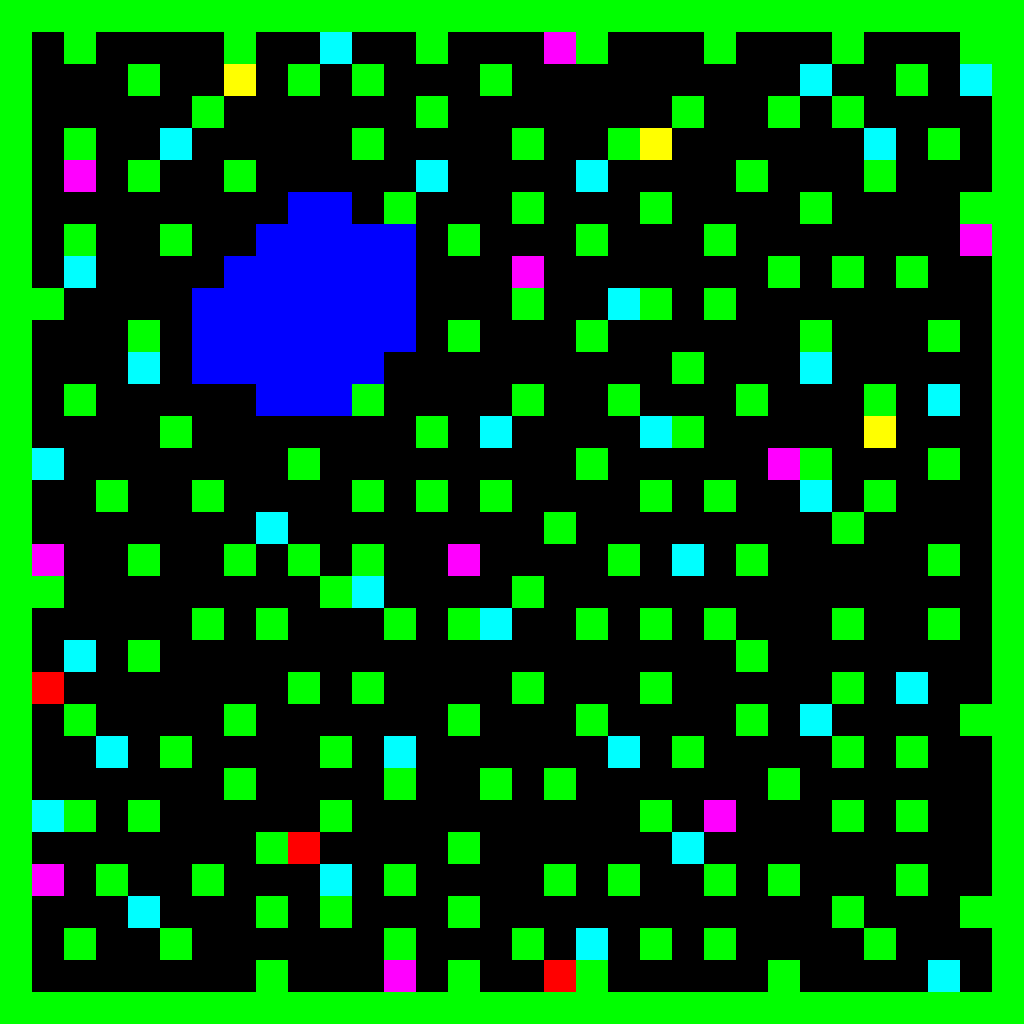

This is a level from a 2D game, rendered from its Tiled map with the project's own tilesets. A one-line summary and the map file follow, with tile-layer data summarised:
An orthogonal 32x32 tile map with 32x32 px tiles, 8 tile layers (grass, trees, bushes, rabbit holes, ...), 2 tilesets.

<map version="1.5" tiledversion="1.7.1" orientation="orthogonal" renderorder="right-down" width="32" height="32" tilewidth="32" tileheight="32" infinite="0" nextlayerid="12" nextobjectid="1">
 <tileset firstgid="1" name="sprits" tilewidth="32" tileheight="32" tilecount="12" columns="3">
  <image source="sprits.png" width="96" height="128" />
 </tileset>
 <tileset firstgid="13" name="colourMap" tilewidth="32" tileheight="32" tilecount="9" columns="3">
  <image source="colourMapTile.png" width="96" height="96" />
 </tileset>
 <layer id="1" name="grass" width="32" height="32">
  <data>[1024 cells, 1024 non-empty, 1 distinct tile ids]</data>
 </layer>
 <layer id="2" name="trees" width="32" height="32">
  <data>[1024 cells, 270 non-empty, 1 distinct tile ids]</data>
 </layer>
 <layer id="4" name="bushes" width="32" height="32">
  <data>[1024 cells, 2 non-empty, 1 distinct tile ids]</data>
 </layer>
 <layer id="3" name="rabbit holes" width="32" height="32">
  <data>[1024 cells, 40 non-empty, 2 distinct tile ids]</data>
 </layer>
 <layer id="11" name="water" width="32" height="32">
  <data>[1024 cells, 36 non-empty, 1 distinct tile ids]</data>
 </layer>
 <layer id="5" name="rabbit" width="32" height="32">
  <data>[1024 cells, 8 non-empty, 2 distinct tile ids]</data>
 </layer>
 <layer id="6" name="fox" width="32" height="32">
  <data>[1024 cells, 1 non-empty, 1 distinct tile ids]</data>
 </layer>
 <layer id="10" name="colourAMp" width="32" height="32">
  <data>[1024 cells, 1024 non-empty, 7 distinct tile ids]</data>
 </layer>
</map>